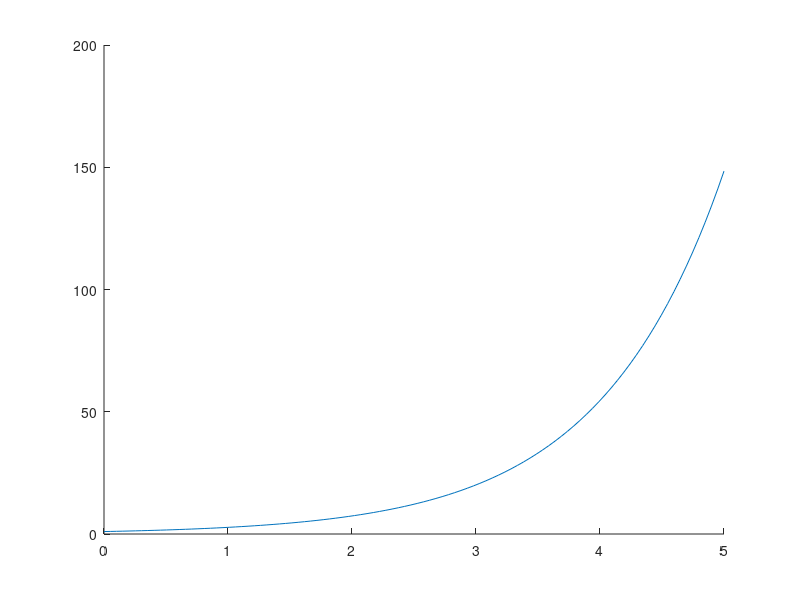

Write the MATLAB code that produced this figure. (Note: this script raises an error after producing the figure.)
x = linspace(0, 5);
hold on;
plot(x, exp(x));
for j = 1 : 5
    plot(x, prob5func(x, 2^(j-1)));
end

%{
Question 6
%}
tol = 0.0001;
n = 0;
result = (4^(n + 1))/factorial(3*n + 1);
result0 = 0;
error = 1;
while error > tol
    result = result + (4^(n + 1))/factorial(3*n + 1);
    error = abs(result - result0);
    result0 = result;
    n = n + 1;
end

%{
Question 7
%}
m = 0;
rtol = 0.001;
rerror = 1;
result = (4^(n + 1))/factorial(3*n + 1);
result0 = 0;
while rerror > rtol
    result = result + (4^(n + 1))/factorial(3*n + 1);
    rerror = abs((result - result0)/result);
    result0 = result;
    m = m + 1;
end

%{
Question 8
%}
